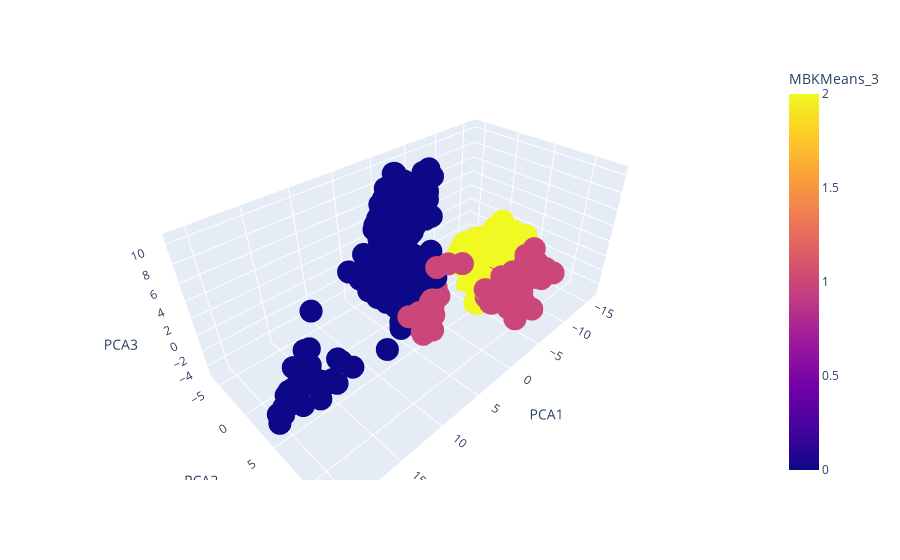

The notebook cell this image was saved under:
### Code cell
fig = px.scatter_3d(df_pca_mbk2, x='PCA1', y='PCA2', z='PCA3', color='MBKMeans_3')
fig.show()

### Figure 1 — Plotly figure (JSON) as saved in the notebook; plotly's stock layout.template omitted (floating-point values rounded to 4 significant figures; data arrays with more than 128 entries replaced by an {"elided": "..."} marker saying what was removed)
{"data": [{"hovertemplate": "PCA1=%{x}<br>PCA2=%{y}<br>PCA3=%{z}<br>MBKMeans_3=%{marker.color}<extra></extra>", "legendgroup": "", "marker": {"color": {"elided": "1548 int values"}, "coloraxis": "coloraxis", "symbol": "circle"}, "mode": "markers", "name": "", "scene": "scene", "showlegend": false, "type": "scatter3d", "x": {"elided": "1548 float values"}, "y": {"elided": "1548 float values"}, "z": {"elided": "1548 float values"}}], "layout": {"coloraxis": {"colorbar": {"title": {"text": "MBKMeans_3"}}, "colorscale": [[0, "#0d0887"], [0.1111, "#46039f"], [0.2222, "#7201a8"], [0.3333, "#9c179e"], [0.4444, "#bd3786"], [0.5556, "#d8576b"], [0.6667, "#ed7953"], [0.7778, "#fb9f3a"], [0.8889, "#fdca26"], [1, "#f0f921"]]}, "legend": {"tracegroupgap": 0}, "margin": {"t": 60}, "scene": {"domain": {"x": [0, 1], "y": [0, 1]}, "xaxis": {"title": {"text": "PCA1"}}, "yaxis": {"title": {"text": "PCA2"}}, "zaxis": {"title": {"text": "PCA3"}}}}}
